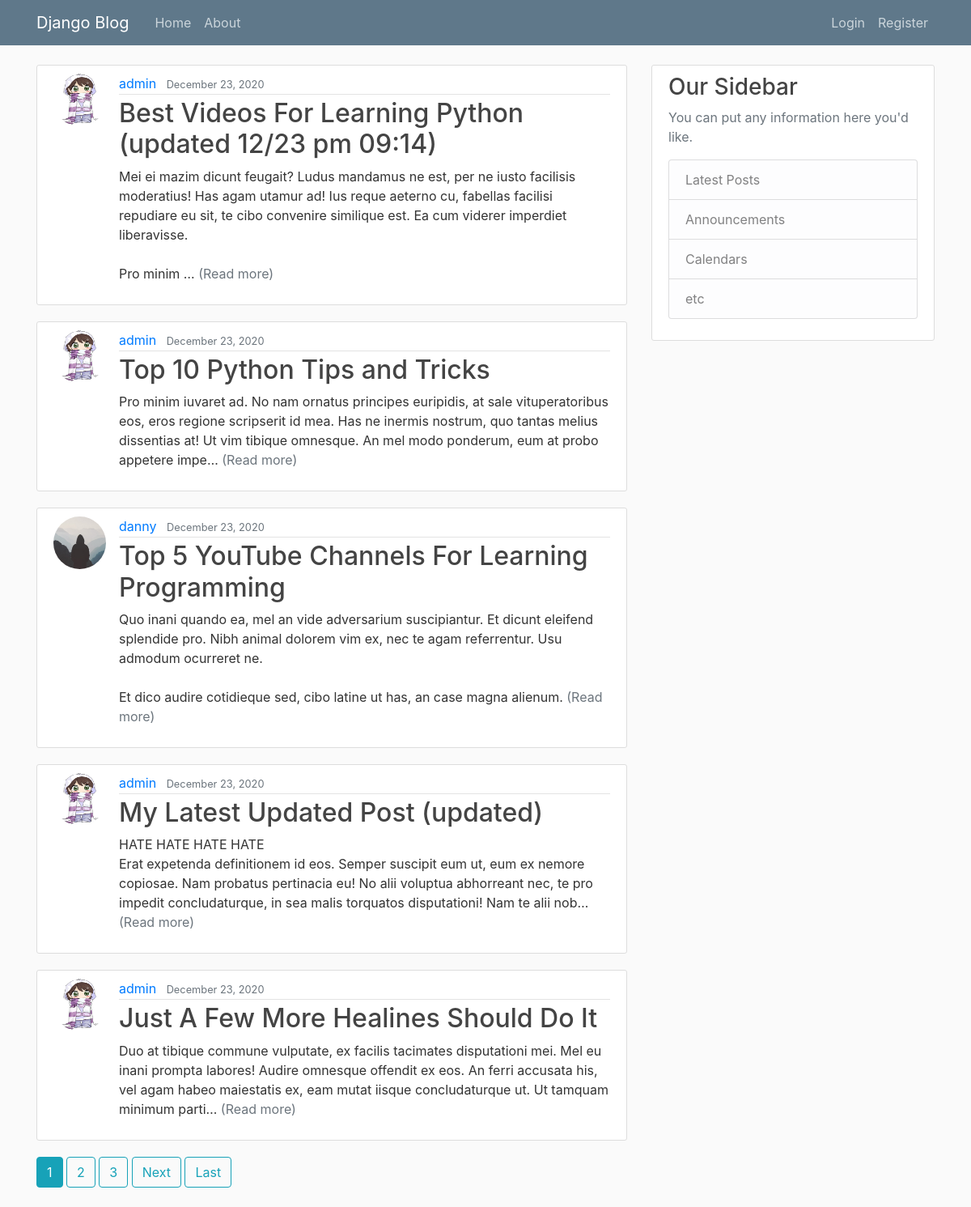
The app's page /, older data.
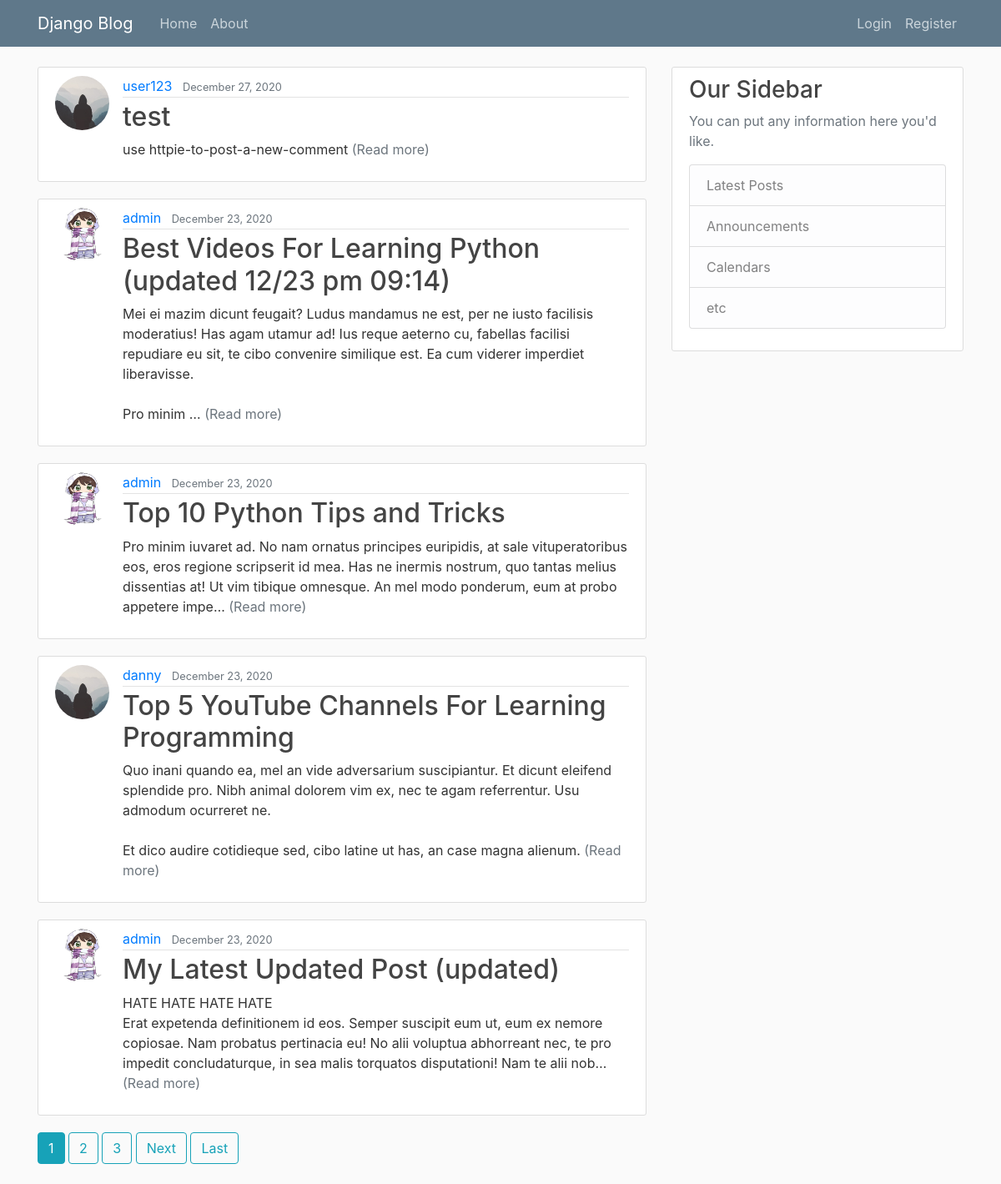
The same page, newer data.
### blog/models.py (models this page shows, shortened)
class Post(models.Model):
    class PostObjects(models.Manager):
        def get_queryset(self):
            return super().get_queryset().filter(date_posted__lte=timezone.now())
    author = models.ForeignKey(User, on_delete=models.CASCADE, default=1)
    title = models.CharField(max_length=100)
    slug = models.SlugField(unique=True, blank=True, null=True)
    content = models.TextField()
    date_posted = models.DateTimeField(default=timezone.now)
    read_time = models.IntegerField(default=0, null=True, blank=True) #models.TimeField(null=True, blank=True)
    @property
    def short_description(self):
        return truncatechars(self.content, 250)

### users/models.py (models this page shows, shortened)
class Profile(models.Model):
    user = models.OneToOneField(User, on_delete=models.CASCADE)
    image = models.ImageField(default='default.jpg', upload_to='profile_pics')

### blog/views.py (the view)
# urls.py: path('', PostListView.as_view(), name='blog-home'),
class PostListView(ListView):
    model = Post
    template_name = 'blog/home.html' # <app>/<model>_<viewtype>.html
    context_object_name = 'posts'
    ordering = ['-date_posted']
    paginate_by = 5

### blog/templates/blog/home.html (shortened to what this page needs)
{% extends "blog/base.html" %}
{% block content %}
  {% for post in posts %}
    <article class="media content-section">
      <img class="rounded-circle article-img" src="{{ post.author.profile.image.url }}">
      <div class="media-body">
        <div class="article-metadata">
          <a class="mr-2" href="{% url 'user-posts' post.author.username %}">{{ post.author }}</a>
          <small class="text-muted">{{ post.date_posted|date:"F d, Y" }}</small>
        </div>
        <h2><a class="article-title" href="{% url 'post-detail' post.slug %}">{{ post.title }}</a></h2>
        <p class="article-content">{{ post.short_description }} <a class="text-muted" href="{% url 'post-detail' post.slug %}">(Read more)</a></p>
      </div>
    </article>
  {% endfor %}
  {% if is_paginated %}
    {% for num in page_obj.paginator.page_range %}
      {% if page_obj.number == num %}
        <a class="btn btn-info mb-4" href="?page={{ num }}">{{ num }}</a>
      {% elif num > page_obj.number|add:'-3' and num < page_obj.number|add:'3' %}
        <a class="btn btn-outline-info mb-4" href="?page={{ num }}">{{ num }}</a>
      {% endif %}
    {% endfor %}
    {% if page_obj.has_next %}
      <a class="btn btn-outline-info mb-4" href="?page={{ page_obj.next_page_number }}">Next</a>
      <a class="btn btn-outline-info mb-4" href="?page={{ page_obj.paginator.num_pages }}">Last</a>
    {% endif %}
  {% endif %}
{% endblock content %}

Row changes from the older to the newer data that the page shows:
no longer on this page (row unchanged): Post: author.profile.image (picture), author "admin", date_posted "December 23, 2020", title "Just A Few More Healines Should Do It", short_description "Duo at tibique commune vulputate, ex facilis tacimates disputationi mei. Mel eu inani prompta labores! Audire omnesque offendit ex eos. An ferri accusata his, vel agam habeo maiestatis ex, eam mutat iisque concludaturque ut. Ut tamquam minimum parti…"
added Post: author.profile.image (placeholder picture), author "user123", date_posted "December 27, 2020", title "test", short_description "use httpie-to-post-a-new-comment"
